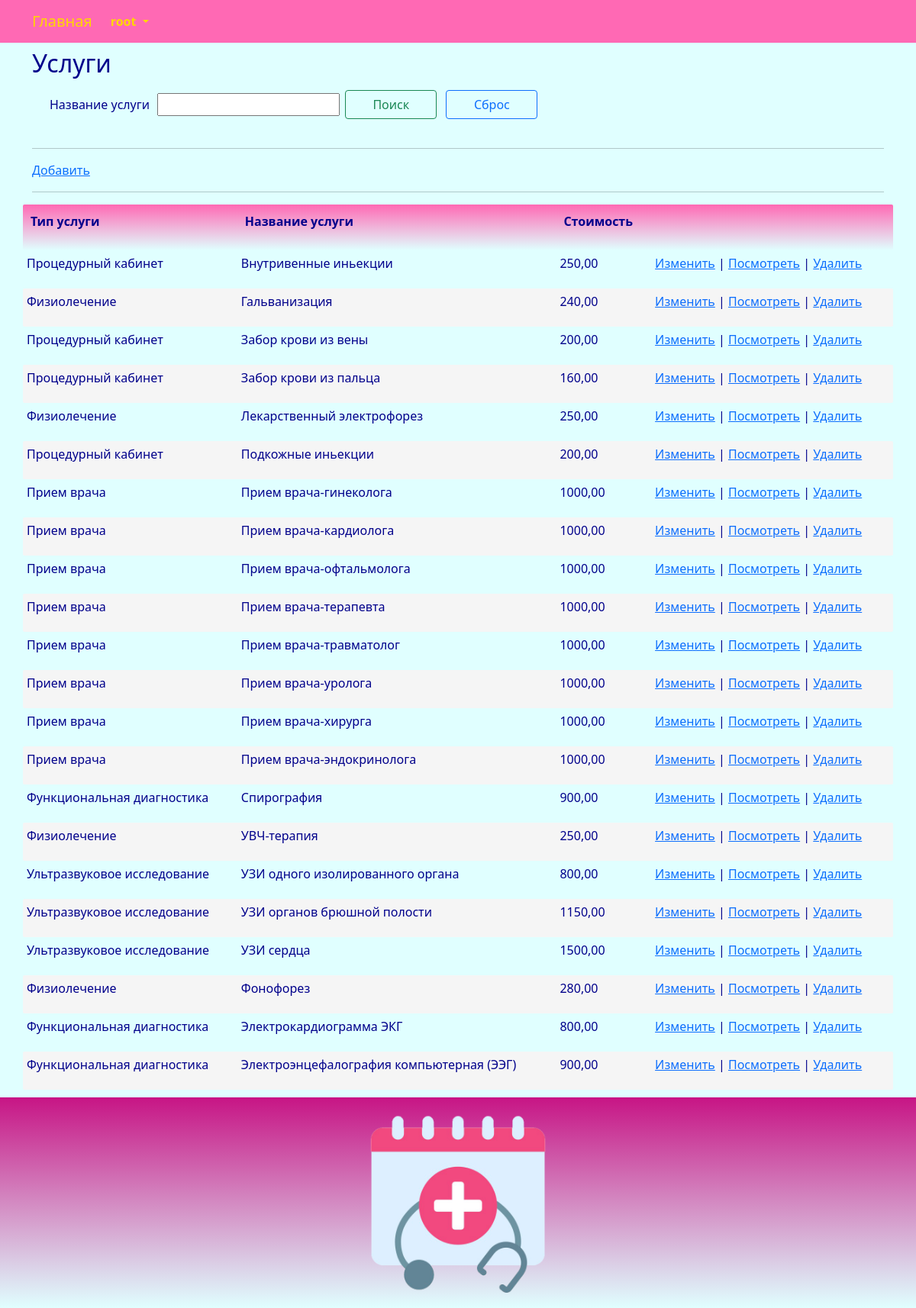
Screenshot of /service/index/ (signed in) with the database file from the repository.
### center/models.py (models this page shows, shortened)
class Service(models.Model):
    kind = models.ForeignKey(Kind, related_name='service_kind', on_delete=models.CASCADE)
    service_title = models.CharField(_('service_title'), max_length=256)
    price = models.DecimalField(_('service_price'), max_digits=9, decimal_places=2)
    class Meta:
        db_table = 'service'
        indexes = [
            models.Index(fields=['kind', 'service_title']),
        ]
        ordering = ['service_title']

class Kind(models.Model):
    kind_title = models.CharField(_('kind_title'), max_length=128, unique=True)
    class Meta:
        db_table = 'kind'
        ordering = ['kind_title']
    def __str__(self):
        return "{}".format(self.kind_title)

### center/views.py (the view)
# urls.py: path('service/index/', views.service_index, name='service_index'),
@login_required
@user_passes_test(lambda u: u.is_superuser)
def service_index(request):
    try:
        service = Service.objects.all().order_by('service_title')
        if request.method == "POST":
            if 'searchBtn' in request.POST:
                title_search = request.POST.get("title_search")
                if title_search != '':
                    service = service.filter(service_title__contains = title_search)
                return render(request, "service/index.html", {"service": service,  "title_search": title_search })
            else:
                return render(request, "service/index.html", {"service": service, })
        else:
            return render(request, "service/index.html", {"service": service, })
        return render(request, "service/index.html", {"service": service,})
    except Exception as exception:
        print(exception)
        return HttpResponse(exception)

### templates/service/index.html (shortened to what this page needs)
{% extends "base.html" %}
{% load i18n %}
{% block content %}
<h2>{% trans "services" %}</h2>
<div class="row" style="margin: 10px">
	<form method="POST" enctype="multipart/form-data">
		<table>
			<tbody>
				<tr>
					<td>
						<p>{% trans "service_title" %} &nbsp;</p>
					</td>
					<td>
						<p><input type="search" value="{{title_search}}" name="title_search"></p>
					</td>
					<td>
						<p><button class="btn btn-outline-success" name="searchBtn" style="width:120px; margin:5px">{% trans "Search" %}</button></p>
					</td>
					<td>
						<p><button class="btn btn-outline-primary" name="resetBtn" type="submit" onClick="window.location.reload();" style="width:120px; margin:5px">{% trans "Reset" %}</button></p>
					</td>
				</tr>
			</tbody>
		</table>
	</form>
</div>
<hr>
<p><a href="{% url 'service_create'%}">{% trans "Add" %}</a></p>
<hr>
{% if service.count > 0 %}
<div class="row">
	<table id="myTable" class="table-manager" style="width:100%">
		<thead>
			<tr>
				<th><p>{% trans "kind" %}</p></th>
				<th><p>{% trans "service_title" %}</p></th>
				<th><p>{% trans "price" %}</p></th>
				<th><p></p></th>
			</tr>
		</thead>
		<tbody>
			{% for e in service %}
			<tr>
				<td><p>{{ e.kind }}</p></td>
				<td><p>{{ e.service_title }}</p></td>
				<td><p>{{ e.price }}</p></td>
				<td>
					<p>
					<a href="{% url 'service_edit' e.id %}">{% trans "Change" %}</a> |
					<a href="{% url 'service_read' e.id %}">{% trans "View" %}</a> |
					<a onclick="return confirm('Удалить запись?')" href="{% url 'service_delete' e.id %}">{% trans "Delete" %}</a>
					</p>
				</td>
			</tr>
			{% endfor %}
		</tbody>
	</table>
</div>
{% endif %}
{% endblock content %}

### templates/base.html (shortened to what this page needs)
<!DOCTYPE html>
{% load static %}
{% load i18n %}
<html>
	<head>
		<link rel="stylesheet" href="{% static 'css/bootstrap.min.css' %}">
		<link rel="stylesheet" href="{% static 'css/styles.css' %}" />
	</head>
	<nav class="navbar navbar-expand-lg justify-content-center">
		<div class="container">
			<div class="collapse navbar-collapse" id="mainMenu">
				<ul class="navbar-nav me-auto mb-2 mb-lg-0">
					<a class="navbar-brand" href="{{ HTTP_HOST }}/">{% trans "Home" %}</a>
					{% if user.is_authenticated %}
					<li class="nav-item dropdown">
						<a class="nav-link dropdown-toggle" href="#" id="navbarDropdown" role="button" data-bs-toggle="dropdown" aria-expanded="false">
							{{ user.username }}
						</a>
					</li>
					{% else %}
					<form class="form-inline ml-auto">
						<a href="{% url 'login' %}" class="btn btn-outline-secondary">{% trans "Log In" %}</a>
						<a href="{% url 'signup' %}" class="btn btn-primary ml-2">{% trans "Sign up" %}</a>
					</form>
					{% endif %}
				</ul>
			</div>
		</div>
	</nav>
	<body>
		<div class="container">
			{% block content%}{% endblock content %}
		</div>
	</body>
	<footer class="container-fluid text-center bg-lightgray">
		<div class="copyrights">
			<img src="{% static 'images/logo.png' %}" alt="logo" style="height:256px; padding: 10px;">
		</div>
	</footer>
</html>

### static/css/styles.css (style rules this page uses)
:root { --navbar-background-color: HotPink; --navbar-text-color: Gold; --main-background-color-light: LightCyan; --main-background-color-dark: HotPink; --main-text-color: DarkBlue; --main-header-color: DarkBlue; --main-text-attention-color: Purple; --footer-background-color-light: LightCyan; --footer-background-color-dark: MediumVioletRed; --footer-text-color: Teal; --card-background-color-light: Pink; --card-background-color-dark: HotPink; --card-text-color: SeaGreen; --table-background-color-light: LightCyan; --table-background-color-dark: #F5F5F5; --table-text-color: DarkBlue; --star-size: 30px; --star-color: LightYellow; --star-background: Yellow ; }
.navbar { background-color: var(--navbar-background-color); color: var(--navbar-text-color); }
.navbar .navbar-nav, .navbar .navbar-nav .navbar-text { color: var(--navbar-text-color); }
.navbar ul { background-color: var(--navbar-background-color); color: var(--navbar-text-color); }
.navbar li { background-color: var(--navbar-background-color); color: var(--navbar-text-color); }
.navbar a { background-color: var(--navbar-background-color); color: var(--navbar-text-color); }
.navbar-brand { background-color: var(--navbar-background-color); color: var(--navbar-text-color); }
.nav-item { background-color: var(--navbar-background-color); color: var(--navbar-text-color); font-weight: bold; }
body { background-color: var(--main-background-color-light); }
h1, h2, h3, h4, h5, h6 { color: var(--main-header-color); }
p, ul, li, label { color: var(--main-text-color); }
.table-manager { background-color: var(--main-background-color-light); width: 100%; }
.table-manager tbody { background-color: var(--main-background-color-light); border: none; margin-top: 20px; margin-bottom: 20px; }
.table-manager thead th { color: var(--main-text-color); font-weight: bold; text-align: left; padding: 10px; background-image: linear-gradient(top, var(--main-background-color-dark), var(--main-background-color-light)); background-image: -o-linear-gradient(top, var(--main-background-color-dark), var(--main-background-color-light)); background-image: -moz-linear-gradient(top, var(--main-background-color-dark), var(--main-background-color-light)); background-image: -webkit-linear-gradient(top, var(--main-background-color-dark), var(--main-background-color-light)); }
.table-manager thead tr th:first-child { border-radius: 2px 0 0 2px; }
.table-manager thead tr th:last-child { border-radius: 0 2px 2px 0; }
.table-manager tbody td { text-align: left; border: none; padding: 5px 5px; vertical-align: top; }
.table-manager tbody tr:nth-child(odd) { background: var(--table-background-color-light); }
.table-manager tbody tr:nth-child(even) { background: var(--table-background-color-dark); }
.table-manager tbody tr td:first-child { border-radius: 2px 0 0 2px; }
.table-manager tbody tr td:last-child { border-radius: 0 2px 2px 0; }
footer { background-image: linear-gradient(top, var(--footer-background-color-dark), var(--footer-background-color-light)); background-image: -o-linear-gradient(top, var(--footer-background-color-dark), var(--footer-background-color-light)); background-image: -moz-linear-gradient(top, var(--footer-background-color-dark), var(--footer-background-color-light)); background-image: -webkit-linear-gradient(top, var(--footer-background-color-dark), var(--footer-background-color-light)); margin-top: 10px; padding: 10px; }

### rows the page displays
Service: kind "Процедурный кабинет", service_title "Внутривенные иньекции", price "250,00"
Service: kind "Физиолечение", service_title "Гальванизация", price "240,00"
Service: kind "Процедурный кабинет", service_title "Забор крови из вены", price "200,00"
Service: kind "Процедурный кабинет", service_title "Забор крови из пальца", price "160,00"
Service: kind "Физиолечение", service_title "Лекарственный электрофорез", price "250,00"
Service: kind "Процедурный кабинет", service_title "Подкожные иньекции", price "200,00"
Service: kind "Прием врача", service_title "Прием врача-гинеколога", price "1000,00"
Service: kind "Прием врача", service_title "Прием врача-кардиолога", price "1000,00"
Service: kind "Прием врача", service_title "Прием врача-офтальмолога", price "1000,00"
Service: kind "Прием врача", service_title "Прием врача-терапевта", price "1000,00"
Service: kind "Прием врача", service_title "Прием врача-травматолог", price "1000,00"
Service: kind "Прием врача", service_title "Прием врача-уролога", price "1000,00"
Service: kind "Прием врача", service_title "Прием врача-хирурга", price "1000,00"
Service: kind "Прием врача", service_title "Прием врача-эндокринолога", price "1000,00"
Service: kind "Функциональная диагностика", service_title "Спирография", price "900,00"
Service: kind "Физиолечение", service_title "УВЧ-терапия", price "250,00"
Service: kind "Ультразвуковое исследование", service_title "УЗИ одного изолированного органа", price "800,00"
Service: kind "Ультразвуковое исследование", service_title "УЗИ органов брюшной полости", price "1150,00"
Service: kind "Ультразвуковое исследование", service_title "УЗИ сердца", price "1500,00"
Service: kind "Физиолечение", service_title "Фонофорез", price "280,00"
Service: kind "Функциональная диагностика", service_title "Электрокардиограмма ЭКГ", price "800,00"
Service: kind "Функциональная диагностика", service_title "Электроэнцефалография компьютерная (ЭЭГ)", price "900,00"

### other values shown
{{ user.username }} "root"
